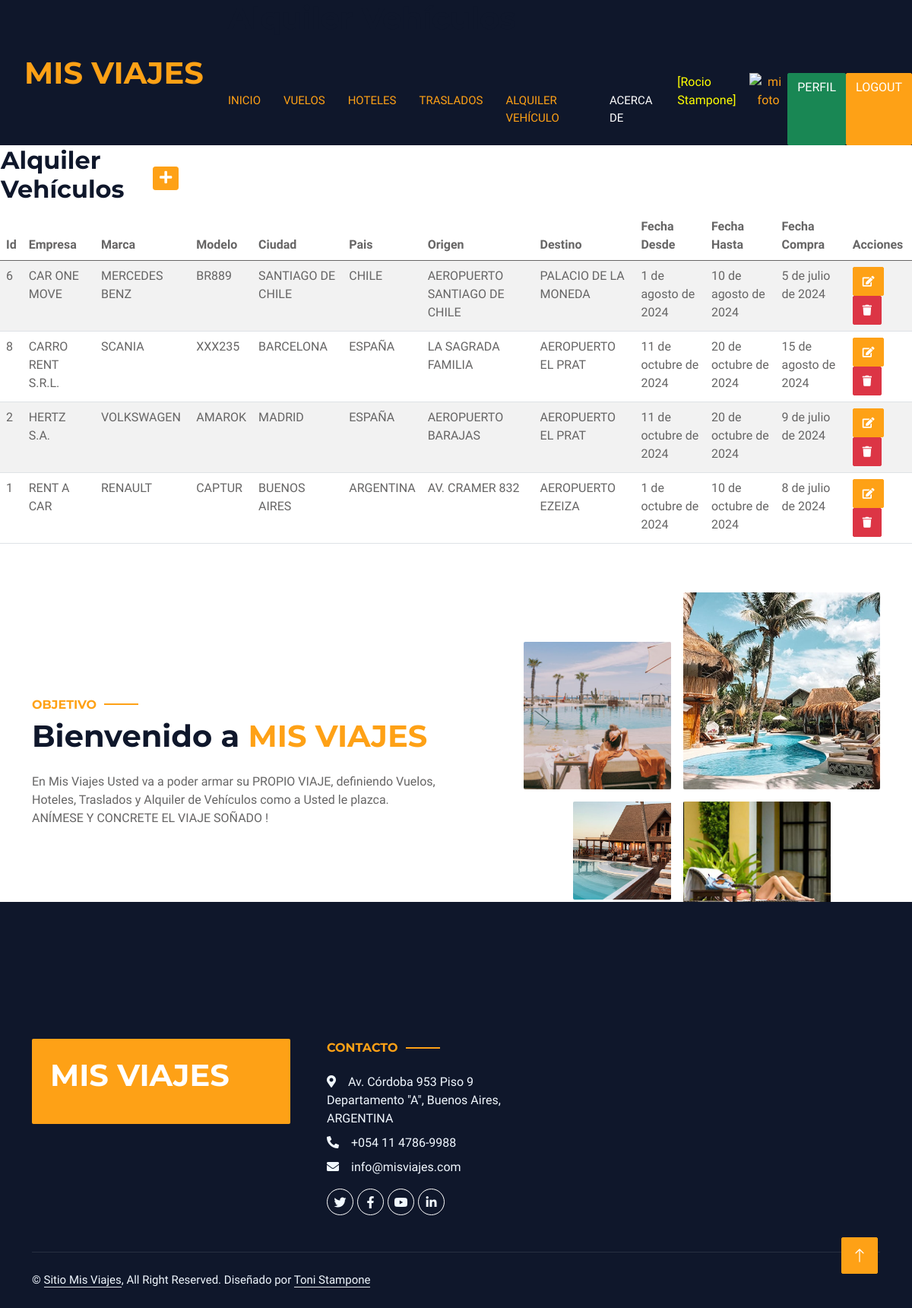
/alquilerautos/ (signed in), run on the app's committed database.
### misrubros/models.py (models this page shows, shortened)
class AlquilerAuto(models.Model):
    nombre        = models.CharField(max_length=50)
    marca         = models.CharField(max_length=50)
    modelo        = models.CharField(max_length=50)
    ciudad        = models.CharField(max_length=50)
    pais          = models.CharField(max_length=50)
    origen        = models.CharField(max_length=50)
    destino       = models.CharField(max_length=50)
    fecha_desde   = models.DateField()
    fecha_hasta   = models.DateField()
    fecha_compra  = models.DateField()
    class Meta:
        verbose_name = "AlquilerAuto"
        verbose_name_plural = "AlquilerAutos"
        ordering = ["nombre"]

### misrubros/views.py (the view)
# urls.py: path('alquilerautos/', AlquilerautoList.as_view(), name="alquilerautos"),
class AlquilerautoList(LoginRequiredMixin, ListView):
    model = AlquilerAuto

### misrubros/templates/misrubros/alquilerauto_list.html (shortened to what this page needs)
{% extends "misrubros/index.html" %}
{% block titulo %}
<h1 class="mb-5">Alquiler Vehículos</h1>
{% endblock titulo %}
{% block contenido %}
<table>
    <tr>
        <td width="200"><h2>Alquiler Vehículos</h2></td>
        <td>
            <a
            href="{% url 'alquilerautoCreate' %}"
            class="btn btn-primary btn-sm"
            ><i class="fa fa-plus fa-lg" title="Crear"> </i>
            </a>
        </td>
    </tr>
</table>
<table class="table table-striped">
    <thead>
        <tr>
            <th>Id</th>
                <th>Empresa</th>
                <th>Marca</th>
                <th>Modelo</th>
                <th>Ciudad</th>
                <th>Pais</th>
                <th>Origen</th>
                <th>Destino</th>
                <th>Fecha Desde</th>
                <th>Fecha Hasta</th>
                <th>Fecha Compra</th>
                <th>Acciones</th>
        </tr>
    </thead>
    <tbody>
    {% for e in alquilerauto_list  %}
        <tr>
            <td>{{ e.id }}</td>
            <td>{{ e.nombre }}</td>
            <td>{{ e.marca }}</td>
            <td>{{ e.modelo }}</td>
            <td>{{ e.ciudad }}</td>
            <td>{{ e.pais }}</td>
            <td>{{ e.origen }}</td>
            <td>{{ e.destino }}</td>
            <td>{{ e.fecha_desde }}</td>
            <td>{{ e.fecha_hasta }}</td>
            <td>{{ e.fecha_compra }}</td>
            <td>
                <a
                  href="{% url 'alquilerautoUpdate' e.id %}"
                  class="btn btn-primary"
                  style="--bs-btn-padding-y: .25rem; --bs-btn-padding-x: .5rem; --bs-btn-font-size: .75rem;"
                  ><i class="fa fa-edit fa-sm" title="Edit Record"></i>
                </a>
                <a
                  href="{% url 'alquilerautoDelete' e.id %}"
                  class="btn btn-danger"
                  style="--bs-btn-padding-y: .25rem; --bs-btn-padding-x: .5rem; --bs-btn-font-size: .75rem;"
                  ><i class="fa fa-trash fa-sm" title="Delete Record"></i>
                </a>
            </td>
        </tr>
    {% endfor %}
    </tbody>
</table>
{% endblock contenido %}

### misrubros/templates/misrubros/index.html (shortened to what this page needs)
<!DOCTYPE html>
<html lang="en">
<head>
    {% load static %}
    <link href="https://cdnjs.cloudflare.com/ajax/libs/font-awesome/5.10.0/css/all.min.css" rel="stylesheet">
    <link href="https://cdn.jsdelivr.net/npm/bootstrap-icons@1.4.1/font/bootstrap-icons.css" rel="stylesheet">
    <link href="{% static 'lib/animate/animate.min.css' %}" rel="stylesheet">
    <link href="{% static 'lib/owlcarousel/assets/owl.carousel.min.css' %}" rel="stylesheet">
    <link href="{% static 'lib/tempusdominus/css/tempusdominus-bootstrap-4.min.css' %}" rel="stylesheet" />
    <link href="{% static 'css/bootstrap.min.css' %}" rel="stylesheet">
    <link href="{% static 'css/style.css' %}" rel="stylesheet">
</head>
<body>
    <div class="container-xxl bg-white p-0">
        <div class="container-fluid bg-dark px-0">
            <div class="row gx-0">
                <div class="col-lg-3 bg-dark d-none d-lg-block">
                    <a href="index.html" class="navbar-brand w-100 h-100 m-0 p-0 d-flex align-items-center justify-content-center">
                        <h1 class="m-0 text-primary text-uppercase">Mis Viajes</h1>
                    </a>
                </div>
                <div class="col-lg-9">
                    <header id = "masthead">
                        <div class = "container">
                        {% block titulo %}
                        {% endblock titulo %}
                    <nav class="navbar navbar-expand-lg bg-dark navbar-dark p-3 p-lg-0">
                        <div class="collapse navbar-collapse justify-content-between" id="navbarCollapse">
                            <div class="navbar-nav mr-auto py-0">
                                <a href="{% url 'comenzar' %}" class="nav-item nav-link active">Inicio</a>
                        {% if user.is_authenticated %}
                                <a href="{% url 'vuelos' %}" class="nav-item nav-link active">Vuelos</a>
                                <a href="{% url 'hoteles' %}" class="nav-item nav-link active">Hoteles</a>
                                <a href="{% url 'traslados' %}" class="nav-item nav-link active">Traslados</a>
                                <a href="{% url 'alquilerautos' %}" class="nav-item nav-link active">Alquiler Vehículo</a>
                                <a href="{% url 'acerca' %}" class="nav-item nav-link">Acerca de</a>
                                <p style="color:yellow"> [{{user.first_name}} {{user.last_name}}]</p>
                                <div class="text-center">
                                    <a href="{% url 'agregar_avatar' %}"><img src="{{ request.session.avatar }}" height="40px" weight="40px" alt="mi foto"></a>
                                </div>
                                <a class="btn btn-success" href="{% url 'perfil' %}">Perfil</a>
                                <a class="btn btn-primary" href="{% url 'logout' %}">Logout</a>
                        {% else %}
                                <a class="btn btn-primary" href="{% url 'login' %}">Login</a>
                                <a class="btn btn-success" href="{% url 'registro' %}">Registrate</a>
                        {% endif %}
                            </div>
                        </div>
                    </nav>
                    </header>
                </div>
            </div>
        </div>
        {% block contenido %}
        {% endblock contenido %}
        <div class="container-xxl py-5">
            <div class="container">
                <div class="row g-5 align-items-center">
                    <div class="col-lg-6">
                        <h6 class="section-title text-start text-primary text-uppercase">Objetivo</h6>
                        <h1 class="mb-4">Bienvenido a <span class="text-primary text-uppercase">Mis Viajes</span></h1>
                        <p class="mb-4">En Mis Viajes Usted va a poder armar su PROPIO VIAJE, definiendo Vuelos, Hoteles, Traslados y Alquiler de Vehículos como a Usted le plazca. ANÍMESE Y CONCRETE EL VIAJE SOÑADO !</p>
                    </div>
                    <div class="col-lg-6">
                        <div class="row g-3">
                            <div class="col-6 text-end">
                                <img class="img-fluid rounded w-75 wow zoomIn" data-wow-delay="0.1s" src="{% static 'img/about-1.jpg' %}" style="margin-top: 25%;">
                            </div>
                            <div class="col-6 text-start">
                                <img class="img-fluid rounded w-100 wow zoomIn" data-wow-delay="0.3s" src="{% static 'img/about-2.jpg' %}">
                            </div>
                            <div class="col-6 text-end">
                                <img class="img-fluid rounded w-50 wow zoomIn" data-wow-delay="0.5s" src="{% static 'img/about-3.jpg' %}">
                            </div>
                            <div class="col-6 text-start">
                                <img class="img-fluid rounded w-75 wow zoomIn" data-wow-delay="0.7s" src="{% static 'img/about-4.jpg' %}">
                            </div>
                        </div>
                    </div>
                </div>
            </div>
        </div>
        <div class="container-fluid bg-dark text-light footer wow fadeIn" data-wow-delay="0.1s">
            <div class="container pb-5">
                <div class="row g-5">
                    <div class="col-md-6 col-lg-4">
                        <div class="bg-primary rounded p-4">
                            <a href="index.html"><h1 class="text-white text-uppercase mb-3">Mis Viajes</h1></a>
                        </div>
                    </div>
                    <div class="col-md-6 col-lg-3">
                        <h6 class="section-title text-start text-primary text-uppercase mb-4">Contacto</h6>
                        <p class="mb-2"><i class="fa fa-map-marker-alt me-3"></i>Av. Córdoba 953 Piso 9 Departamento "A", Buenos Aires, ARGENTINA</p>
                        <p class="mb-2"><i class="fa fa-phone-alt me-3"></i>+054 11 4786-9988</p>
                        <p class="mb-2"><i class="fa fa-envelope me-3"></i>info@misviajes.com</p>
                        <div class="d-flex pt-2">
                            <a class="btn btn-outline-light btn-social" href=""><i class="fab fa-twitter"></i></a>
                            <a class="btn btn-outline-light btn-social" href=""><i class="fab fa-facebook-f"></i></a>
                            <a class="btn btn-outline-light btn-social" href=""><i class="fab fa-youtube"></i></a>
                            <a class="btn btn-outline-light btn-social" href=""><i class="fab fa-linkedin-in"></i></a>
                        </div>
                    </div>
                </div>
            </div>
            <div class="container">
                <div class="copyright">
                    <div class="row">
                        <div class="col-md-6 text-center text-md-start mb-3 mb-md-0">
                            &copy; <a class="border-bottom" href="#">Sitio Mis Viajes</a>, All Right Reserved.
							Diseñado por <a class="border-bottom" href="https://htmlcodex.com">Toni Stampone</a>
                        </div>
                    </div>
                </div>
            </div>
        </div>
        <a href="#" class="btn btn-lg btn-primary btn-lg-square back-to-top"><i class="bi bi-arrow-up"></i></a>
    </div>
</body>
</html>

### misrubros/static/css/style.css (style rules this page uses)
:root { --primary: #FEA116; --light: #F1F8FF; --dark: #0F172B; }
.back-to-top { position: fixed; display: none; right: 45px; bottom: 45px; z-index: 99; }
.btn { font-weight: 500; text-transform: uppercase; transition: .5s; }
.btn.btn-primary, .btn.btn-secondary { color: #FFFFFF; }
.btn-lg-square { width: 48px; height: 48px; }
.btn-square, .btn-sm-square, .btn-lg-square { padding: 0; display: flex; align-items: center; justify-content: center; font-weight: normal; border-radius: 2px; }
.navbar-dark .navbar-nav .nav-link { margin-right: 30px; padding: 25px 0; color: #FFFFFF; font-size: 15px; text-transform: uppercase; outline: none; }
.navbar-dark .navbar-nav .nav-link:hover, .navbar-dark .navbar-nav .nav-link.active { color: var(--primary); }
.section-title { position: relative; display: inline-block; }
.section-title::before { position: absolute; content: ""; width: 45px; height: 2px; top: 50%; left: -55px; margin-top: -1px; background: var(--primary); }
.section-title::after { position: absolute; content: ""; width: 45px; height: 2px; top: 50%; right: -55px; margin-top: -1px; background: var(--primary); }
.section-title.text-start::before, .section-title.text-end::after { display: none; }
.footer { position: relative; margin-top: -110px; padding-top: 180px; }
.footer .btn.btn-social { margin-right: 5px; width: 35px; height: 35px; display: flex; align-items: center; justify-content: center; color: var(--light); border: 1px solid #FFFFFF; border-radius: 35px; transition: .3s; }
.footer .copyright { padding: 25px 0; font-size: 15px; border-top: 1px solid rgba(256, 256, 256, .1); }
.footer .copyright a { color: var(--light); }

### data on the page
AlquilerAuto: id "6", nombre "CAR ONE MOVE", marca "MERCEDES BENZ", modelo "BR889", ciudad "SANTIAGO DE CHILE", pais "CHILE", origen "AEROPUERTO SANTIAGO DE CHILE", destino "PALACIO DE LA MONEDA", fecha_desde "1 de agosto de 2024", fecha_hasta "10 de agosto de 2024", fecha_compra "5 de julio de 2024"
AlquilerAuto: id "8", nombre "CARRO RENT S.R.L.", marca "SCANIA", modelo "XXX235", ciudad "BARCELONA", pais "ESPAÑA", origen "LA SAGRADA FAMILIA", destino "AEROPUERTO EL PRAT", fecha_desde "11 de octubre de 2024", fecha_hasta "20 de octubre de 2024", fecha_compra "15 de agosto de 2024"
AlquilerAuto: id "2", nombre "HERTZ S.A.", marca "VOLKSWAGEN", modelo "AMAROK", ciudad "MADRID", pais "ESPAÑA", origen "AEROPUERTO BARAJAS", destino "AEROPUERTO EL PRAT", fecha_desde "11 de octubre de 2024", fecha_hasta "20 de octubre de 2024", fecha_compra "9 de julio de 2024"
AlquilerAuto: id "1", nombre "RENT A CAR", marca "RENAULT", modelo "CAPTUR", ciudad "BUENOS AIRES", pais "ARGENTINA", origen "AV. CRAMER 832", destino "AEROPUERTO EZEIZA", fecha_desde "1 de octubre de 2024", fecha_hasta "10 de octubre de 2024", fecha_compra "8 de julio de 2024"

### other printed values
{{ user.first_name }} "Rocio"
{{ user.last_name }} "Stampone"
